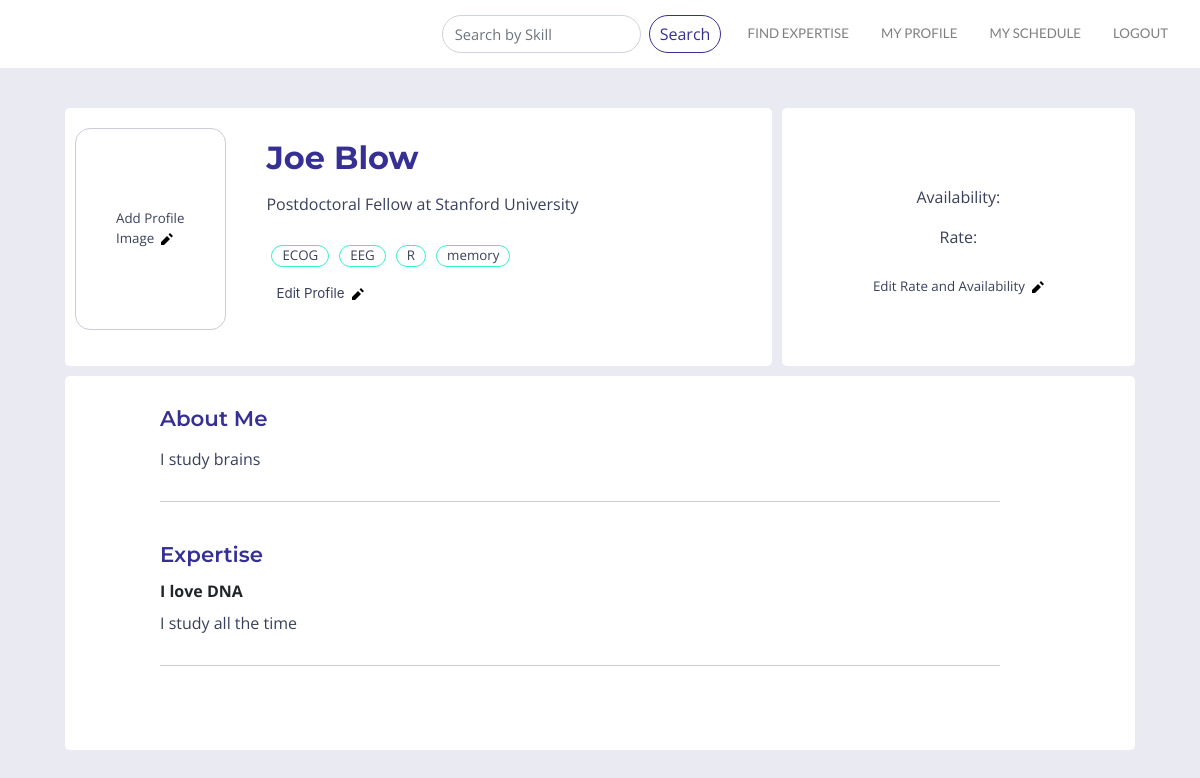
The page /search/users/profile/ (signed in) on the database as committed earlier.
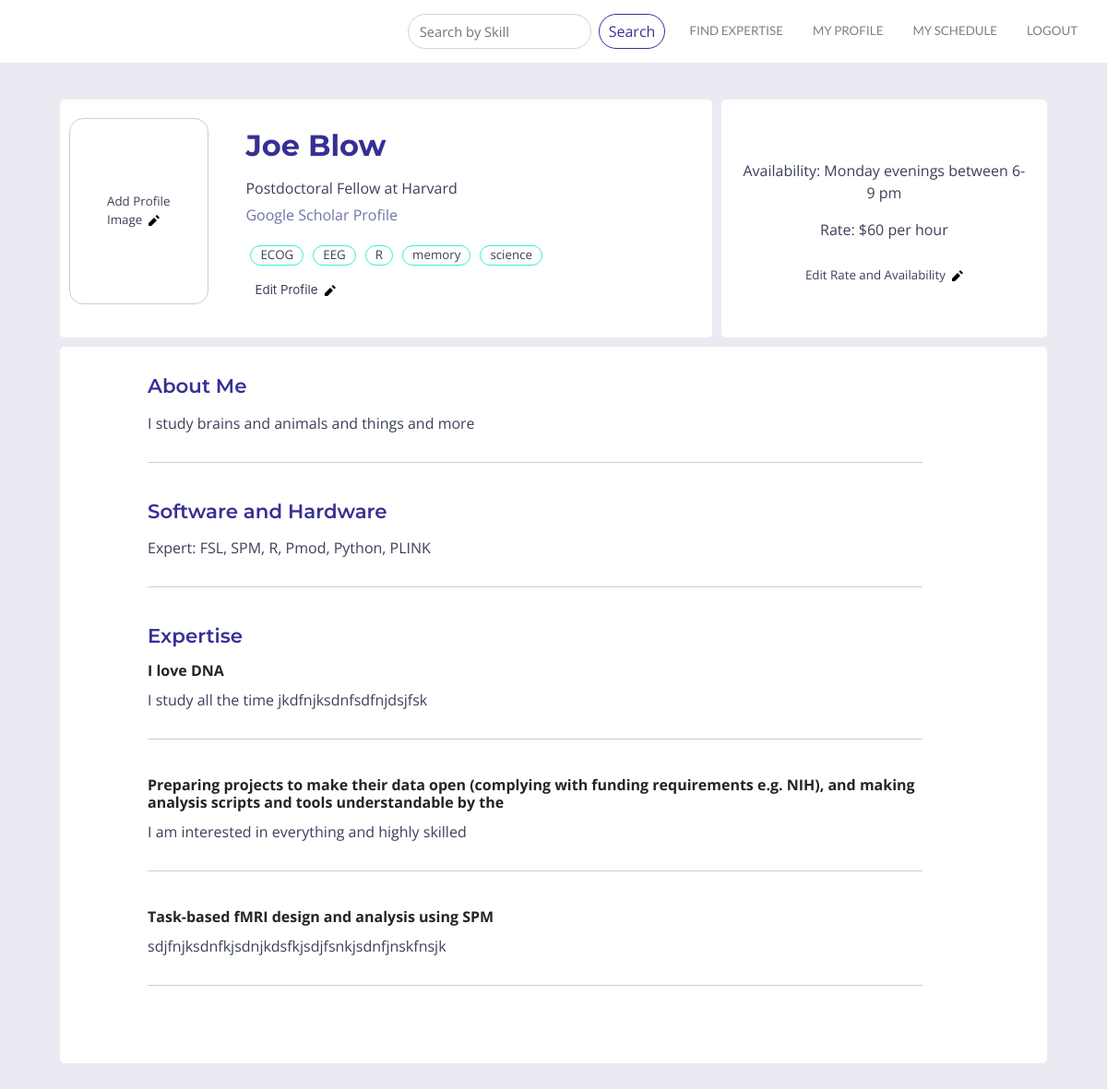
The same page on the database as committed later.
### users/models.py (models this page shows)
class CustomUser(AbstractUser):
    objects = CustomUserManager()
    position = models.CharField(max_length =10000, null=True, default='', blank=True)
    bio = models.CharField(max_length =10000, null=True, default='', blank=True)
    skills = TaggableManager(help_text="A comma-separated list of tags.")
    image = models.ImageField(upload_to="profile_image", blank=True)
    website = models.CharField(max_length=10000, null=True, default='', blank=True)
    skill_area1_title = models.CharField(max_length =10000, null=True, default='', blank=True)
    skill_area1 = models.CharField(max_length =10000, null=True, default='', blank=True)
    skill_area2_title = models.CharField(max_length =10000, null=True, default='', blank=True)
    skill_area2 = models.CharField(max_length =10000, null=True, default='', blank=True)
    skill_area3_title = models.CharField(max_length =10000, null=True, default='', blank=True)
    skill_area3 = models.CharField(max_length =10000, null=True, default='', blank=True)
    skill_area4_title = models.CharField(max_length =10000, null=True, default='', blank=True)
    skill_area4 = models.CharField(max_length =10000, null=True, default='', blank=True)
    skill_area5_title = models.CharField(max_length =10000, null=True, default='', blank=True)
    skill_area5 = models.CharField(max_length =10000, null=True, default='', blank=True)
    software_hardware = models.CharField(max_length =10000, null=True, default='', blank=True)
    software_hardware_intermediate = models.CharField(max_length =10000, null=True, default='', blank=True)
    availability = models.CharField(max_length=10000, null=True, default='', blank=True)
    rate = models.CharField(max_length= 10000, null=True, default='', blank=True)
    expert = models.BooleanField(blank=True, default=False)
    gives_tutorials = models.BooleanField(blank=True, default=False)
    tutorial_area = models.CharField(max_length =10000, null=True, default='', blank=True)
    wants_expert = models.BooleanField(blank=True, default=False)
    needs_help_with = models.CharField(max_length =10000, null=True, default='', blank=True)
    profile_under_review = models.BooleanField(blank=True, default=False)
    profile_approved = models.BooleanField(blank=True, default=False)

### users/views.py (the view)
# urls.py: path('profile/', views.view_profile, name='profile'),
def view_profile(request, pk=None):
    if pk:
        user = CustomUser.objects.get(pk=pk)
    else:
        user = request.user
    bookings = user.bookings.all()
    tutorials = bookings.filter(is_tutorial=True)
    args = {'user': user,
            'bookings': bookings,
            'tutorials': tutorials,
           }
    return render(request, 'profile.html', args)

### templates/profile.html (shortened to what this page needs)
{% extends 'layout.html' %}
{% load static %}
{% block content %}
<div class="container-fluid" id="profile_container">
   <div class="container profile">
    <div class="container" id = "profile_intro">
        <div class="container" id="expert">
            {% if user.image %}
            <div>
               <a href="{% url 'edit_profile_image' %}"><img class="profile_image" src="{{ user.image.url }}" width="170"/></a>
            </div>
            {% elif not user.image and user.is_authenticated and user == request.user %}
            <div class="edit_profile_image_button"><p class="image_bubble">Add Profile Image&nbsp&nbsp<a href="{% url 'edit_profile_image' %}"><img class="iconic" src="/static/css/pencil.svg"></a></p></div>
            {% endif %}
            <div class="container user_name">
            <p class="profile_name">{{ user.first_name }}&nbsp{{ user.last_name }}</p>
            <p class="profile_text">{{user.position}}</p>
                {% if user.website %}
                <a href="{{ user.website }}" target="_blank"><p class="website_text">Google Scholar Profile</p></a>
                {% else %}
                <br>
                {% endif %}
                <div class="container skills">
                {% for skill in user.skills.all %}
                    <a class="skill_bubble" href="{% url 'skills' skill.name %}"><div class="skill_bubble"><p class="skill_bubble">{{ skill.name }}</p></div></a>
                {% endfor %}
                </div>
                {% if user.is_authenticated and user == request.user %}
                <a href="{% url 'edit_profile' %}"><div class="edit_profile"><p class="skill_bubble">Edit Profile&nbsp&nbsp<img class="iconic" src="/static/css/pencil.svg"></p></div></a>
                {% endif %}
            </div>
        </div>
        <div class="container" id="availability">
               <div class="availability_text">
                <p>Availability: {{ user.availability }}</p>
                <p>Rate: {{ user.rate }}</p>
            </div>
            {% if user != request.user and user.is_authenticated %}
                <a href="{% url 'booking:user_booking_new' pk=user.pk %}"><button type="submit" class="booking_button">Request to Book</button></a>
            {% if user.gives_tutorials %}
                <p>or <a class="join_group" href="#tutorial">Join a group session</a></p>
            {% endif %}
            {% elif user.is_authenticated and user == request.user %}
                <a href="{% url 'edit_profile_rate' %}"><div class="edit_profile"><p class="skill_bubble">Edit Rate and Availability&nbsp&nbsp<img class="iconic" src="/static/css/pencil.svg"></p></div></a>
            {% endif %}
       </div>
    </div>
       </div>
<div class="container profile">
     <div class="container" id="profile_content">
         <div class="profile_content_text">
         <h4 class="bio_title">About Me</h4>
         <p class="profile_text">{{ user.bio }}</p>
    <div class="divider"></div>
        {% if user.software_hardware %}
          <h4 class="bio_title">Software and Hardware</h4>
         <p class="profile_text">Expert: {{ user.software_hardware }}</p>
                <div class="divider"></div>
          {% endif %}
         {% if user.skill_area1 %}
         <h4 class="bio_title">Expertise</h4>
         <h4 class="text_title">{{ user.skill_area1_title }}</h4>
         <p class="profile_text">{{ user.skill_area1 }}</p>
    <div class="divider"></div>
         {% endif %}
          {% if user.skill_area2 %}
         <h4 class="text_title">{{ user.skill_area2_title }}</h4>
          <p class="profile_text">{{ user.skill_area2 }}</p>
    <div class="divider"></div>
           {% endif %}
          {% if user.skill_area3 %}
         <h4 class="text_title">{{ user.skill_area3_title }}</h4>
          <p class="profile_text">{{ user.skill_area3 }}</p>
    <div class="divider"></div>
         {% endif %}
             <br>
       </div>
    </div>
    </div>
</div>
{% endblock %}

### templates/layout.html (shortened to what this page needs)
{% load static %}
{% load bootstrap4 %}
{% bootstrap_css %}
<!doctype html>
<html>
<head>
    <link rel="stylesheet" href="{% static 'css/layout.css' %}">
    <link rel="stylesheet" href="https://maxcdn.bootstrapcdn.com/bootstrap/4.1.3/css/bootstrap.min.css">
    <link rel="stylesheet" href="https://cdnjs.cloudflare.com/ajax/libs/open-iconic/1.1.1/font/css/open-iconic-bootstrap.min.css" />
    <link rel="stylesheet" href="https://use.fontawesome.com/releases/v5.6.3/css/all.css">
    <link rel="stylesheet" href="https://cdnjs.cloudflare.com/ajax/libs/jqueryui/1.12.1/themes/smoothness/jquery-ui.css">
    </head>
<body>
<div class ="site-container">
    <nav class="navbar navbar-expand-lg navbar-light bg-white">
        <a class="navbar-left logo" href="{% url 'home' %}"><img class="logo" src="/static/css/brand.jpg"></a>
          <div class="collapse navbar-collapse justify-content-end" id="navbarNavAltMarkup">
            <div class="navbar-nav">
                {% if user.is_authenticated %}
                <form class="form-inline my-2 my-lg-0" action="{% url 'search:search_users' %}" method="GET" value="{{request.GET.q}}">
                  <input class="form-control mr-sm-2" type="text" name="q" value="{{request.GET.q}}" placeholder="Search by Skill">
                  <button class="btn btn-primary my-2 my-sm-0" id = "search" name="submit" type="submit" value ="Search">Search</button>
                </form>
                <a class="nav-item nav-link" href="{% url 'browse' %}">FIND EXPERTISE</a>
                  <a class="nav-item nav-link" href="{% url 'profile' %}">MY PROFILE</a>
                  <a class="nav-item nav-link" href="{% url 'booking:booking_list' %}"> MY SCHEDULE</a>
                  <a class ="nav-item nav-link" href="{% url 'logout' %}">LOGOUT</a>
                {% endif %}
            </div>
          </div>
    </nav>
    {% block content %}{% endblock %}
    </div>
    </body>

### static/css/layout.css (style rules this page uses)
a { color: #6e75a8; text-decoration: none; }
p { color:#3a405a; }
.btn-primary { margin: 10px 0px; }
p.website_text { color: #6e75a8; font-family: 'Open Sans', sans-serif; margin-top: 5px; }
img.iconic { height: 12px; width: 12px; fill: gray; stroke: gray; }
a.nav-item.nav-link { font-size: 10pt; font-family: 'Lato', sans-serif; padding-top: 8px; margin:8px; }
input.form-control.mr-sm-2 { border-radius: 20px; font-family: 'Open Sans', sans-serif; font-size: 11pt; }
button#search.btn.btn-primary.my-2.my-sm-0 { padding: 6px 10px 6px 10px; margin-right: 10px; background-color: transparent; border: 1px solid #363095; color: #363095; border-radius: 20px; font-family: 'Open Sans', sans-serif; }
body { background-image: url(scipertise_background_dark.jpg); background-size: cover; background-repeat:no-repeat; }
img.logo { height:48px; padding: 8px 12px 8px 50px; max-width:100%; }
div#profile_container.container-fluid { padding:30px; background-color:#eaebf2; display: flex; flex-direction: column; overflow-y: scroll; min-height: 100%; }
div#profile_intro.container { display: flex; flex-direction: row; border-radius: 5px; margin-bottom: 5px; padding:0px; margin: 10px 20px 0px 20px; }
div#expert.container { display: flex; flex-direction: row; background-color: white; background-color: white; border-radius: 5px; margin-right: 10px; padding: 10px 0px; }
div.container.user_name { margin: 0px 0px 10px 10px; }
div#availability.container { font-family: 'Open Sans', sans-serif; font-size: 12pt; border-radius: 10px; display: flex; flex-direction: column; align-items: center; justify-content: center; text-align: center; width: 50%; margin: 0px; padding: 10px 0px; background-color: white; border-radius: 5px; }
div.availability_text { margin: 20px 20px 0px 20px; }
div#profile_content.container { background-color: white; border-radius: 5px; display: flex; flex-direction: column; margin: 10px 20px; }
div.profile_content_text { margin: 20px 140px 20px 80px; }
div.container.profile { display: flex; flex-direction: row; }
p.profile_name { display: inline-block; padding: 16px 0px 0px 0px; font-size: 24pt; font-family: 'Montserrat', sans-serif; font-weight: 400; margin-bottom: 0; color:#363095; font-weight: 700; }
p.profile_text { font-size: 12pt; font-family: 'Open Sans', sans-serif; margin: 10px 0px 0px 0px; }
div.divider { border-bottom: 1px solid #CBCDD4; padding-top: 10px; margin: 20px 20px 40px 0px; }
h4.bio_title { font-family: 'Montserrat', sans-serif; font-weight: 600; font-size: 16pt; margin: 10px 0px 15px 0px; color: #363095; }
h4.text_title { font-size: 12pt; font-family: 'Open Sans', sans-serif; margin: 10px 0px 0px 0px; font-weight: bolder; }
div.edit_profile_image_button { display: flex; align-items:center; justify-content: center; margin: 10px; }
p.image_bubble { padding: 80px 40px 80px 40px; font-family: 'Open Sans', sans-serif; font-size: 10pt; border: 1px solid #CBCDD4; border-radius: 15px; margin-right: 5px; }
div.container.skills { display: flex; flex-direction: row; flex-wrap: wrap; font-family: 'Open Sans', sans-serif; padding: 0px; }
div.skill_bubble { border-radius: 20px; border: solid 1px #36F1CD; text-align: center; padding: 0px 10px 0px 10px; margin: 5px; display:flex; font-size: 11pt; }
a.skill_bubble { color: #3a405a; }
p.skill_bubble { padding: 0; margin: 0; font-size: 10pt; color: #3a405a; }
div.edit_profile { border-radius: 20px; text-align: center; padding: 2px 10px 2px 10px; margin: 10px auto; display:flex; }
.btn { outline: none; color: black; background-color: transparent; box-shadow: 0 0 0 0; }
a { color: #6e75a8; }
@media screen and (max-width: 1200px) { div.profile_content_text { margin: 20px 100px 20px 80px; } }

Rows that differ between the two databases and show on the page:
changed CustomUser "Joe": position "Postdoctoral Fellow at Stanford University" → "Postdoctoral Fellow at Harvard"; availability (not shown) → "Monday evenings between 6-9 pm"; rate (not shown) → "$60 per hour"; bio "I study brains" → "I study brains and animals and things and more"; software_hardware (not shown) → "FSL, SPM, R, Pmod, Python, PLINK"; skill_area1 "I study all the time" → "I study all the time jkdfnjksdnfsdfnjdsjfsk"; skill_area2_title (not shown) → "Preparing projects to make their data open (complying with funding requirements e.g. NIH), and making analysis scripts and tools understandable by the"; skill_area2 (not shown) → "I am interested in everything and highly skilled"; skill_area3_title (not shown) → "Task-based fMRI design and analysis using SPM"; skill_area3 (not shown) → "sdjfnjksdnfkjsdnjkdsfkjsdjfsnkjsdnfjnskfnsjk"
added Tag: name "science"
Other text that changed with them:
text now shown: "Google Scholar Profile Software and Hardware Expert:"
